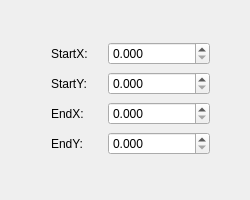
<?xml version="1.0" encoding="UTF-8"?>
<ui version="4.0">
 <class>CLineAttribute</class>
 <widget class="QWidget" name="CLineAttribute">
  <property name="geometry">
   <rect>
    <x>0</x>
    <y>0</y>
    <width>250</width>
    <height>200</height>
   </rect>
  </property>
  <property name="windowTitle">
   <string>CLineAttribute</string>
  </property>
  <widget class="QWidget" name="layoutWidget">
   <property name="geometry">
    <rect>
     <x>40</x>
     <y>30</y>
     <width>181</width>
     <height>141</height>
    </rect>
   </property>
   <layout class="QVBoxLayout" name="verticalLayout">
    <item>
     <layout class="QHBoxLayout" name="horizontalLayout" stretch="1,2">
      <item>
       <widget class="QLabel" name="label_StartX">
        <property name="text">
         <string>StartX:</string>
        </property>
        <property name="alignment">
         <set>Qt::AlignmentFlag::AlignLeading|Qt::AlignmentFlag::AlignLeft|Qt::AlignmentFlag::AlignVCenter</set>
        </property>
       </widget>
      </item>
      <item>
       <widget class="QDoubleSpinBox" name="doubleSpinBox_StartX">
        <property name="decimals">
         <number>3</number>
        </property>
        <property name="maximum">
         <double>1000.000000000000000</double>
        </property>
       </widget>
      </item>
     </layout>
    </item>
    <item>
     <layout class="QHBoxLayout" name="horizontalLayout_2" stretch="1,2">
      <item>
       <widget class="QLabel" name="labelY_StartY">
        <property name="text">
         <string>StartY:</string>
        </property>
        <property name="alignment">
         <set>Qt::AlignmentFlag::AlignLeading|Qt::AlignmentFlag::AlignLeft|Qt::AlignmentFlag::AlignVCenter</set>
        </property>
       </widget>
      </item>
      <item>
       <widget class="QDoubleSpinBox" name="doubleSpinBox_StartY">
        <property name="decimals">
         <number>3</number>
        </property>
        <property name="maximum">
         <double>10000.000000000000000</double>
        </property>
       </widget>
      </item>
     </layout>
    </item>
    <item>
     <layout class="QHBoxLayout" name="horizontalLayout_3" stretch="1,2">
      <item>
       <widget class="QLabel" name="label_EndX">
        <property name="text">
         <string>EndX:</string>
        </property>
        <property name="alignment">
         <set>Qt::AlignmentFlag::AlignLeading|Qt::AlignmentFlag::AlignLeft|Qt::AlignmentFlag::AlignVCenter</set>
        </property>
       </widget>
      </item>
      <item>
       <widget class="QDoubleSpinBox" name="doubleSpinBox_EndX">
        <property name="decimals">
         <number>3</number>
        </property>
        <property name="maximum">
         <double>1000.000000000000000</double>
        </property>
       </widget>
      </item>
     </layout>
    </item>
    <item>
     <layout class="QHBoxLayout" name="horizontalLayout_4" stretch="1,2">
      <item>
       <widget class="QLabel" name="label_EndY">
        <property name="text">
         <string>EndY:</string>
        </property>
        <property name="alignment">
         <set>Qt::AlignmentFlag::AlignLeading|Qt::AlignmentFlag::AlignLeft|Qt::AlignmentFlag::AlignVCenter</set>
        </property>
       </widget>
      </item>
      <item>
       <widget class="QDoubleSpinBox" name="doubleSpinBox_EndY">
        <property name="decimals">
         <number>3</number>
        </property>
        <property name="maximum">
         <double>10000.000000000000000</double>
        </property>
       </widget>
      </item>
     </layout>
    </item>
   </layout>
  </widget>
 </widget>
 <layoutdefault spacing="6" margin="11"/>
 <resources/>
 <connections/>
</ui>
